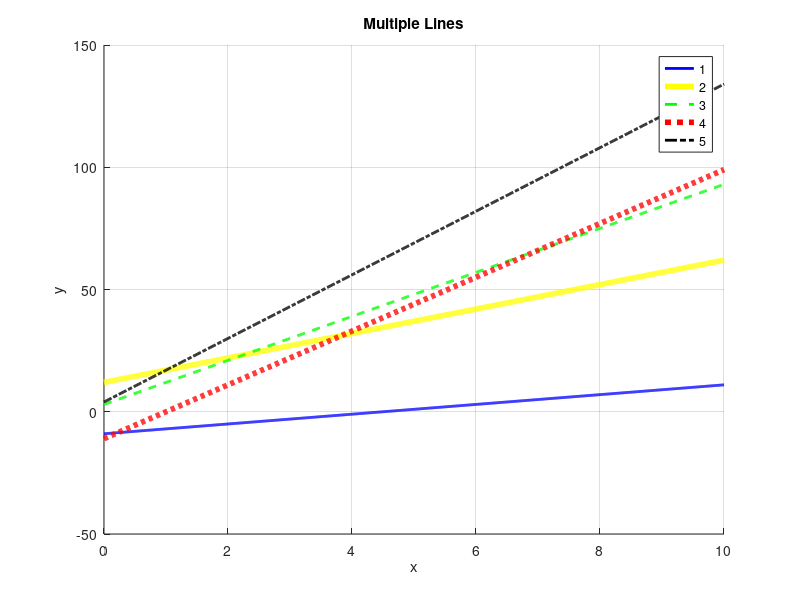

Write the MATLAB code that produced this figure.
#!/usr/bin/octave -q

% lineplots.m
% Date  : 12 August 2017
% Author: Ankit Pati

hold on;
grid on;

title('Multiple Lines');
xlabel('x');
ylabel('y');

x = 0 : 0.01 : 10;

plot(x,  2 .* x -  9, 'linewidth', 2, '-b' , 'DisplayName', '1');
plot(x,  5 .* x + 12, 'linewidth', 4, '-y' , 'DisplayName', '2');
plot(x,  9 .* x +  3, 'linewidth', 2, '--g', 'DisplayName', '3');
plot(x, 11 .* x - 11, 'linewidth', 4, ':r' , 'DisplayName', '4');
plot(x, 13 .* x +  4, 'linewidth', 2, '-.k', 'DisplayName', '5');

legend('show');

drawnow();
input("Press enter key to terminate...");

% end of lineplots.m
